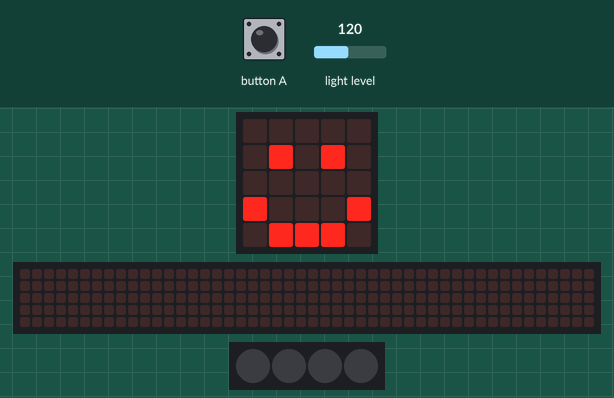
Simulated run of this program. Board: BBC micro:bit (MakeCode). On the bench: the board's 5×5 LED display, a strip that is not on the board, showing the scrolling text unrolled, 4 RGB LEDs in strip order, left to right. The test bench sets the inputs (shaded band); at power-on: light level 120. The 48×5 strip is a reading aid, not a part: it shows the text the display is scrolling, unrolled, one strip-width of it at a time.

Above: at 1.8 s.
1.9 s: button A pressed for 0.15 s
At 2.12 s:
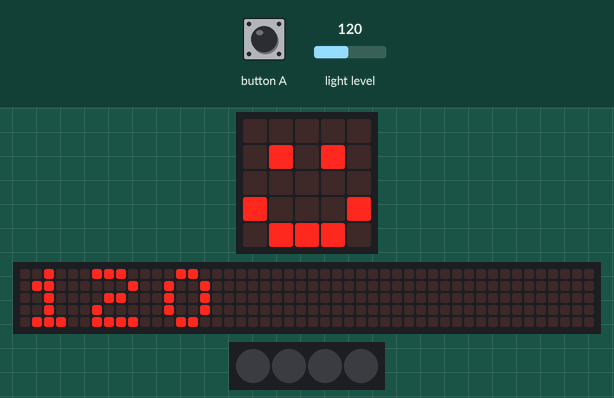
At 2.57 s:
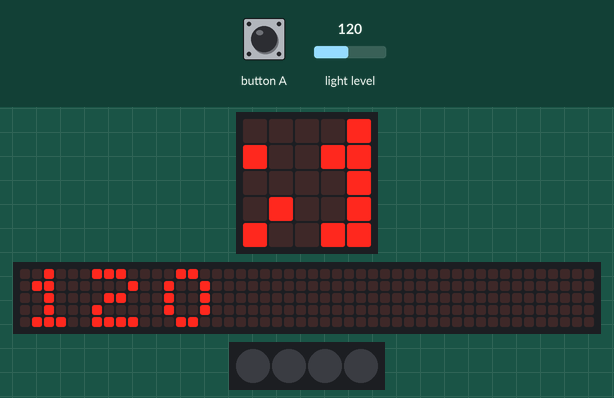
2.6 s: button A pressed for 0.15 s
3.3 s: light level set to 5
At 7.2 s:
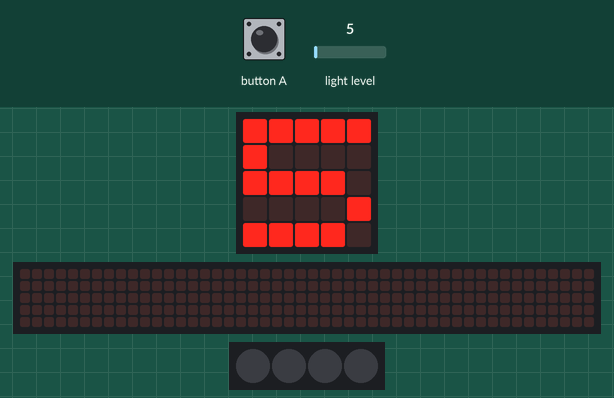
Timing chart, 0 to 8.7 s (numbered marks = the images above; inputs shaded):
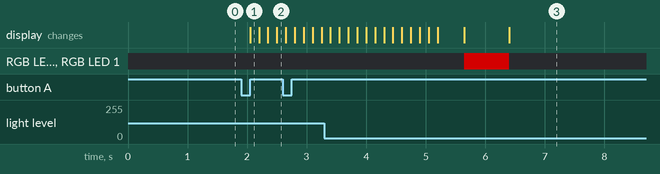

Measured:
- after the input at 1.9 s, the display: changes after 0.15 s (image 1)

The program:

main.ts
```typescript
// (licence header left out)
// variables
let lightLevels: number = 0
const myNeopixelStrip = neopixel.create(DigitalPin.P16, 4, NeoPixelMode.RGB)

// setup
basic.showIcon(IconNames.Happy)
myNeopixelStrip.clear()
myNeopixelStrip.show()

// code for lighting up neopixels
input.onButtonPressed(Button.A, function () {
    lightLevels = input.lightLevel()

    // shows the current light level
    basic.showNumber(lightLevels)
    myNeopixelStrip.clear()

    //  less than 52
    if (lightLevels > 52) {
        myNeopixelStrip.setPixelColor(0, neopixel.colors(NeoPixelColors.Red))
    }

    // less than 104
    if (lightLevels > 104) {
        myNeopixelStrip.setPixelColor(1, neopixel.colors(NeoPixelColors.Red))
    }

    // less than 156
    if (lightLevels > 156) {
        myNeopixelStrip.setPixelColor(2, neopixel.colors(NeoPixelColors.Red))
    }

    // less than 208
    if (lightLevels > 208) {
        myNeopixelStrip.setPixelColor(3, neopixel.colors(NeoPixelColors.Red))
    }

    myNeopixelStrip.show()
})
```
